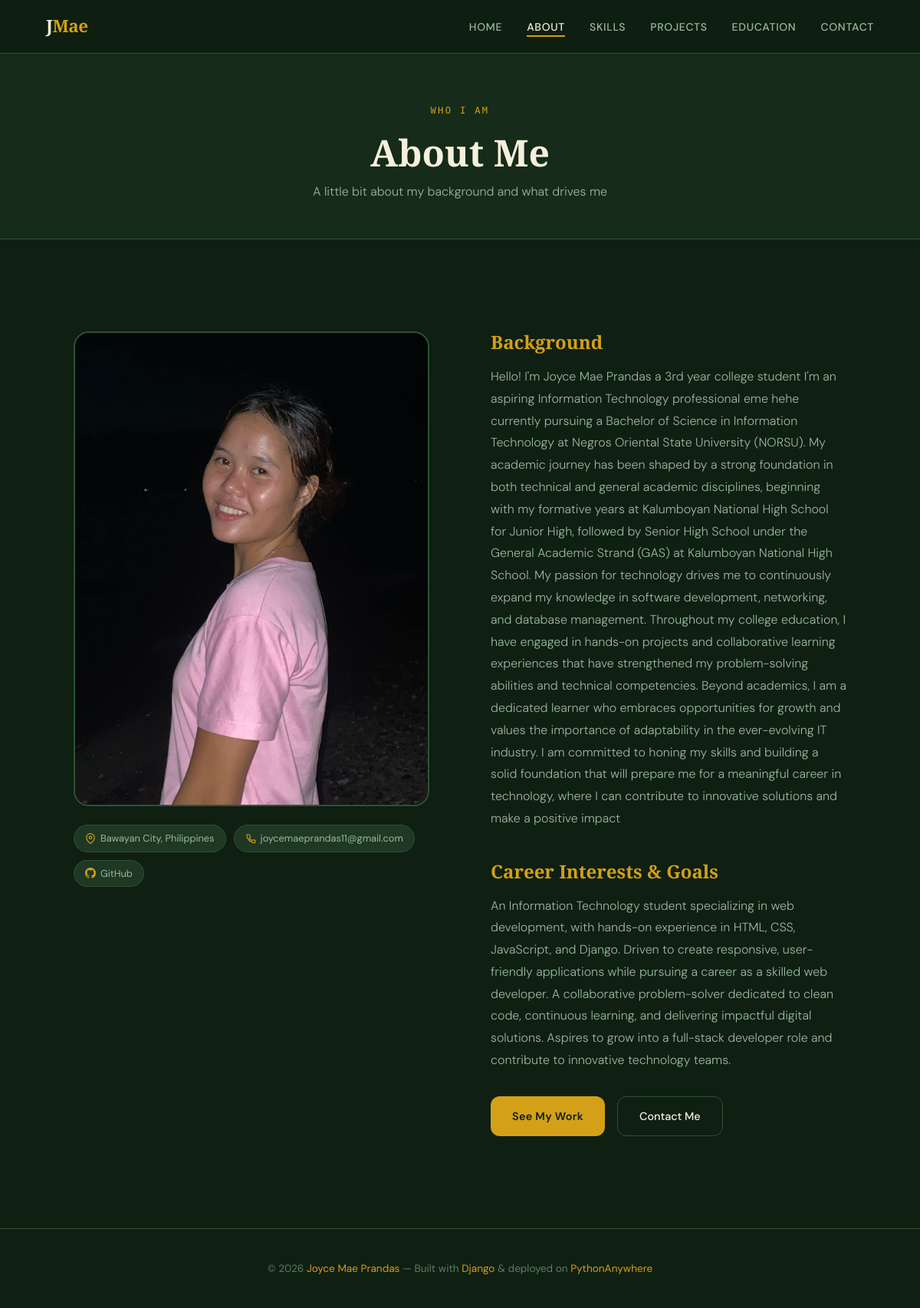
The page /about/ on the database its author committed.
### joyce_app/models.py (models this page shows, shortened)
class Profile(models.Model):
    name = models.CharField(max_length=100)
    tagline = models.CharField(max_length=200)
    bio = models.TextField()
    career_interests = models.TextField()
    profile_photo = models.ImageField(upload_to='profile/', blank=True, null=True)
    email = models.EmailField()
    github = models.URLField(blank=True)
    linkedin = models.URLField(blank=True)
    facebook = models.URLField(blank=True)
    twitter = models.URLField(blank=True)
    class Meta:
        verbose_name = 'Profile'

### joyce_app/views.py (the view)
# urls.py: path('about/', views.about, name='about'),
def about(request):
    profile = get_profile()
    context = {
        'profile': profile,
        'active': 'about',
    }
    return render(request, 'joyce_app/about.html', context)

### joyce_app/views.py (called while the page is built)
def get_profile():
    return Profile.objects.first()

### joyce_app/templates/joyce_app/about.html (shortened to what this page needs)
{% extends 'joyce_app/base.html' %}
{% block content %}
<div class="page-header">
  <p class="section-label">Who I Am</p>
  <h1 class="page-header-title">About Me</h1>
  <p class="page-header-sub">A little bit about my background and what drives me</p>
</div>
<div class="section">
  <div class="about-grid">
    <div>
      {% if profile.profile_photo %}
        <img src="{{ profile.profile_photo.url }}" alt="{{ profile.name }}" class="about-photo" />
      {% else %}
        <div class="about-photo-placeholder">
          <svg width="48" height="48" fill="none" stroke="currentColor" stroke-width="1.5" viewBox="0 0 24 24"><path d="M20 21v-2a4 4 0 00-4-4H8a4 4 0 00-4 4v2"/><circle cx="12" cy="7" r="4"/></svg>
        </div>
      {% endif %}
      <div class="info-chips" style="margin-top: 1.5rem;">
        <span class="chip">
          <svg width="14" height="14" fill="none" stroke="currentColor" stroke-width="2" viewBox="0 0 24 24"><path d="M21 10c0 7-9 13-9 13s-9-6-9-13a9 9 0 0118 0z"/><circle cx="12" cy="10" r="3"/></svg>
          Bawayan City, Philippines
        </span>
        <span class="chip">
          {{ profile.email }}
        </span>
        {% if profile.github %}
        <span class="chip">
          GitHub
        </span>
        {% endif %}
      </div>
    </div>
    <div class="about-text">
      <h3>Background</h3>
      <p>{{ profile.bio }}</p>
      <h3>Career Interests &amp; Goals</h3>
      <p>{{ profile.career_interests }}</p>
      <div style="margin-top: 2rem; display: flex; gap: 1rem; flex-wrap: wrap;">
        <a href="{% url 'projects' %}" class="btn-primary">See My Work</a>
        <a href="{% url 'contact' %}" class="btn-outline">Contact Me</a>
      </div>
    </div>
  </div>
</div>
{% endblock %}

### joyce_app/templates/joyce_app/base.html (shortened to what this page needs)
{% load static %}
<!DOCTYPE html>
<html lang="en">
<head>
  <link rel="stylesheet" href="{% static '/css/style.css' %}" />
</head>
<body>
  <nav class="navbar" role="navigation" aria-label="Main navigation">
    <a href="{% url 'home' %}" class="nav-logo">
      {% if profile %}{{ profile.name|slice:":1" }}<span>Mae</span>{% else %}P<span>.</span>{% endif %}
    </a>
    <ul class="nav-links" id="nav-links">
      <li><a href="{% url 'home' %}"       {% if active == 'home'      %}class="active"{% endif %}>Home</a></li>
      <li><a href="{% url 'about' %}"      {% if active == 'about'     %}class="active"{% endif %}>About</a></li>
      <li><a href="{% url 'skills' %}"     {% if active == 'skills'    %}class="active"{% endif %}>Skills</a></li>
      <li><a href="{% url 'projects' %}"   {% if active == 'projects'  %}class="active"{% endif %}>Projects</a></li>
      <li><a href="{% url 'education' %}"  {% if active == 'education' %}class="active"{% endif %}>Education</a></li>
      <li><a href="{% url 'contact' %}"    {% if active == 'contact'   %}class="active"{% endif %}>Contact</a></li>
    </ul>
  </nav>
  <main class="page-content">
    {% block content %}{% endblock %}
  </main>
  <footer>
    <p>
      &copy; {% now "Y" %}
      {% if profile %}<a href="{% url 'home' %}">{{ profile.name }}</a>{% else %}My Portfolio{% endif %}
      &mdash; Built with <a href="https://www.djangoproject.com/" target="_blank" rel="noopener">Django</a>
      &amp; deployed on <a href="https://www.pythonanywhere.com/" target="_blank" rel="noopener">PythonAnywhere</a>
    </p>
  </footer>
</body>
</html>

### static/css/style.css (style rules this page uses)
:root { --bg: #0f1f12; --surface: #162b1a; --surface-2: #1e3823; --border: #2d5235; --accent: #d4a017; --accent-2: #4ade80; --text-primary: #f5f0dc; --text-secondary: #9ab89e; --text-muted: #5e7d63; --nav-height: 70px; --radius: 12px; --transition: 0.3s cubic-bezier(0.4, 0, 0.2, 1); }
*, *::before, *::after { box-sizing: border-box; margin: 0; padding: 0; }
html { scroll-behavior: smooth; font-size: 16px; }
body { font-family: 'DM Sans', sans-serif; background: var(--bg); color: var(--text-primary); line-height: 1.7; overflow-x: hidden; }
h1, h2, h3, h4 { font-family: 'Playfair Display', serif; line-height: 1.2; }
a { color: inherit; text-decoration: none; transition: color var(--transition); }
img { max-width: 100%; height: auto; display: block; }
.navbar { position: fixed; top: 0; left: 0; right: 0; height: var(--nav-height); background: rgba(15, 31, 18, 0.88); backdrop-filter: blur(20px); border-bottom: 1px solid var(--border); display: flex; align-items: center; justify-content: space-between; padding: 0 clamp(1.5rem, 5vw, 4rem); z-index: 1000; }
.nav-logo { font-family: 'Playfair Display', serif; font-size: 1.4rem; font-weight: 900; letter-spacing: -0.02em; }
.nav-logo span { color: var(--accent); }
.nav-links { display: flex; gap: 2rem; list-style: none; align-items: center; }
.nav-links a { font-size: 0.875rem; font-weight: 500; color: var(--text-secondary); letter-spacing: 0.05em; text-transform: uppercase; position: relative; padding-bottom: 4px; }
.nav-links a::after { content: ''; position: absolute; bottom: 0; left: 0; width: 0; height: 2px; background: var(--accent); transition: width var(--transition); }
.nav-links a:hover, .nav-links a.active { color: var(--text-primary); }
.nav-links a:hover::after, .nav-links a.active::after { width: 100%; }
.page-content { padding-top: var(--nav-height); }
.section { padding: clamp(4rem, 10vw, 8rem) clamp(1.5rem, 8vw, 10rem); max-width: 1200px; margin: 0 auto; }
.section-label { font-family: 'DM Mono', monospace; font-size: 0.75rem; letter-spacing: 0.2em; text-transform: uppercase; color: var(--accent); margin-bottom: 1rem; }
.btn-primary { display: inline-flex; align-items: center; gap: 8px; background: var(--accent); color: #0f1f12; font-weight: 600; font-size: 0.9rem; padding: 14px 28px; border-radius: var(--radius); border: none; cursor: pointer; transition: var(--transition); letter-spacing: 0.02em; }
.btn-outline { display: inline-flex; align-items: center; gap: 8px; background: transparent; color: var(--text-primary); font-weight: 500; font-size: 0.9rem; padding: 13px 28px; border-radius: var(--radius); border: 1px solid var(--border); cursor: pointer; transition: var(--transition); }
.about-grid { display: grid; grid-template-columns: 1fr 1fr; gap: 5rem; align-items: start; }
.about-photo { width: 100%; aspect-ratio: 3/4; border-radius: 20px; object-fit: cover; border: 2px solid var(--border); }
.about-text h3 { font-size: 1.5rem; margin-bottom: 1rem; margin-top: 2.5rem; color: var(--accent); }
.about-text h3:first-child { margin-top: 0; }
.about-text p { color: var(--text-secondary); font-weight: 300; line-height: 1.8; margin-bottom: 1rem; }
.info-chips { display: flex; flex-wrap: wrap; gap: 10px; margin-top: 1.5rem; }
.chip { display: inline-flex; align-items: center; gap: 6px; background: var(--surface-2); border: 1px solid var(--border); color: var(--text-secondary); font-size: 0.8rem; padding: 6px 14px; border-radius: 100px; }
.chip svg { color: var(--accent); flex-shrink: 0; }
footer { border-top: 1px solid var(--border); padding: 2.5rem clamp(1.5rem, 8vw, 10rem); text-align: center; color: var(--text-muted); font-size: 0.85rem; }
footer a { color: var(--accent); }
.page-header { background: var(--surface); border-bottom: 1px solid var(--border); padding: 4rem clamp(1.5rem, 8vw, 10rem) 3rem; text-align: center; }
.page-header-title { font-size: clamp(2rem, 5vw, 3rem); }
.page-header-sub { color: var(--text-secondary); margin-top: 0.5rem; font-weight: 300; }

### rows shown on the page
Profile: name "J", profile_photo (placeholder picture), email "joycemaeprandas11@gmail.com", bio "Hello! I'm Joyce Mae Prandas a 3rd year college student I'm an aspiring Information Technology professional eme hehe currently pursuing a Bachelor of Science in Information Technology at Negros Oriental State University (NORSU). My academic journey has been shaped by a strong foundation in both technical and general academic disciplines, beginning with my formative years at Kalumboyan National High School for Junior High, followed by Senior High School under the General Academic Strand (GAS) at Kalumboyan National High School. My passion for technology drives me to continuously expand my knowledge in software development, networking, and database management. Throughout my college education,…", career_interests "An Information Technology student specializing in web development, with hands-on experience in HTML, CSS, JavaScript, and Django. Driven to create responsive, user-friendly applications while pursuing a career as a skilled web developer. A collaborative problem-solver dedicated to clean code, continuous learning, and delivering impactful digital solutions. Aspires to grow into a full-stack developer role and contribute to innovative technology teams.", name "Joyce Mae Prandas"
